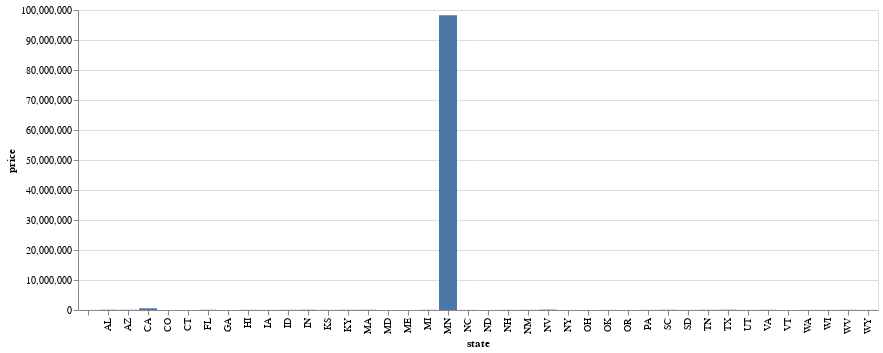

Notebook code for this chart:
### Code cell
import altair as alt
alt.Chart(df).mark_bar().encode(
    x='state',
    y='price'
)

### Figure 1 — Vega-Lite specification as saved in the notebook (floating-point values rounded to 4 significant figures)
{"config": {"view": {"continuousWidth": 400, "continuousHeight": 300}}, "data": {"name": "data-a45f7e813003f42cf96bff1cf52e112c"}, "mark": "bar", "encoding": {"x": {"type": "nominal", "field": "state"}, "y": {"type": "quantitative", "field": "price"}}, "$schema": "https://vega.github.io/schema/vega-lite/v4.8.1.json", "datasets": {"data-a45f7e813003f42cf96bff1cf52e112c": [{"price": 91990.0, "state": "AL"}, {"price": 138100.0, "state": "NV"}, {"price": 68750.0, "state": "SC"}, {"price": 56750.0, "state": "MI"}, {"price": 73020.0, "state": "AZ"}, {"price": 6896.0, "state": "ME"}, {"price": 32870.0, "state": "IA"}, {"price": 78550.0, "state": "MA"}, {"price": 22130.0, "state": ""}, {"price": 67580.0, "state": "TN"}, {"price": 43300.0, "state": "NH"}, {"price": 99090.0, "state": "TX"}, {"price": 98230000.0, "state": "MN"}, {"price": 4338.0, "state": "GA"}, {"price": 573100.0, "state": "CA"}, {"price": 54920.0, "state": "ID"}, {"price": 3614.0, "state": "MD"}, {"price": 75650.0, "state": "FL"}, {"price": 40870.0, "state": "NC"}, {"price": 59970.0, "state": "KY"}, {"price": 38760.0, "state": "UT"}, {"price": 45480.0, "state": "HI"}, {"price": 0.0, "state": "CO"}, {"price": 6259.0, "state": "VT"}, {"price": 11740.0, "state": "OH"}, {"price": 12840.0, "state": "ND"}, {"price": 33840.0, "state": "WA"}, {"price": 35500.0, "state": "WY"}, {"price": 5302.0, "state": "CT"}, {"price": 36760.0, "state": "PA"}, {"price": 64300.0, "state": "VA"}, {"price": 37720.0, "state": "WI"}, {"price": 90680.0, "state": "IN"}, {"price": 28400.0, "state": "OK"}, {"price": 41390.0, "state": "KS"}, {"price": 33670.0, "state": "SD"}, {"price": 42650.0, "state": "NM"}, {"price": 52950.0, "state": "WV"}, {"price": 13120.0, "state": "OR"}, {"price": 15570.0, "state": "NY"}]}}
